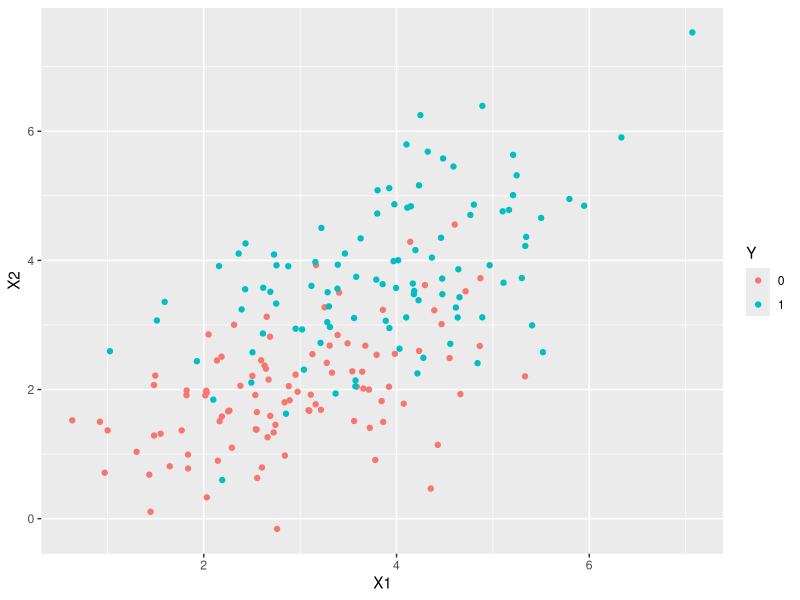
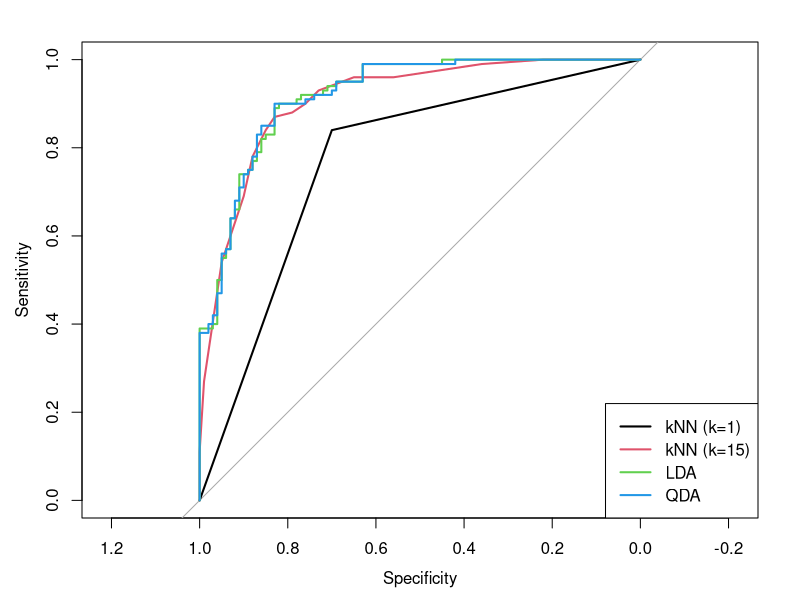
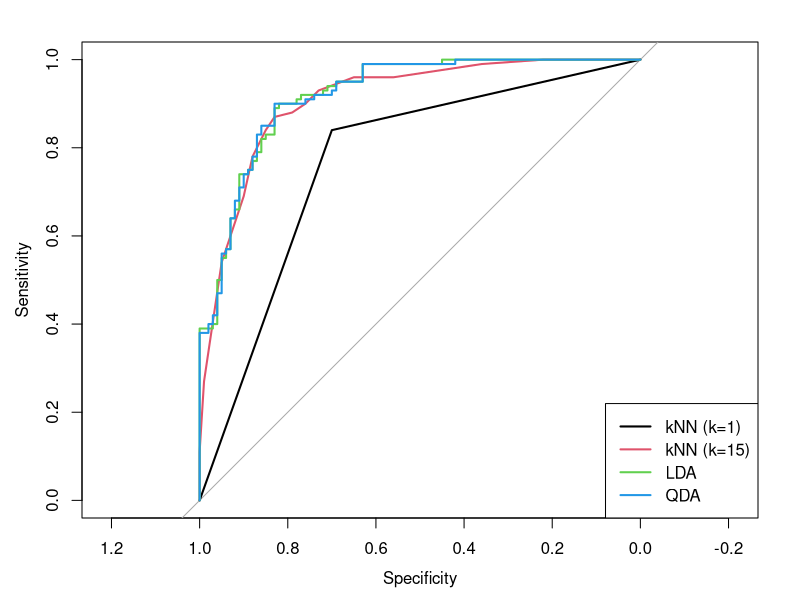
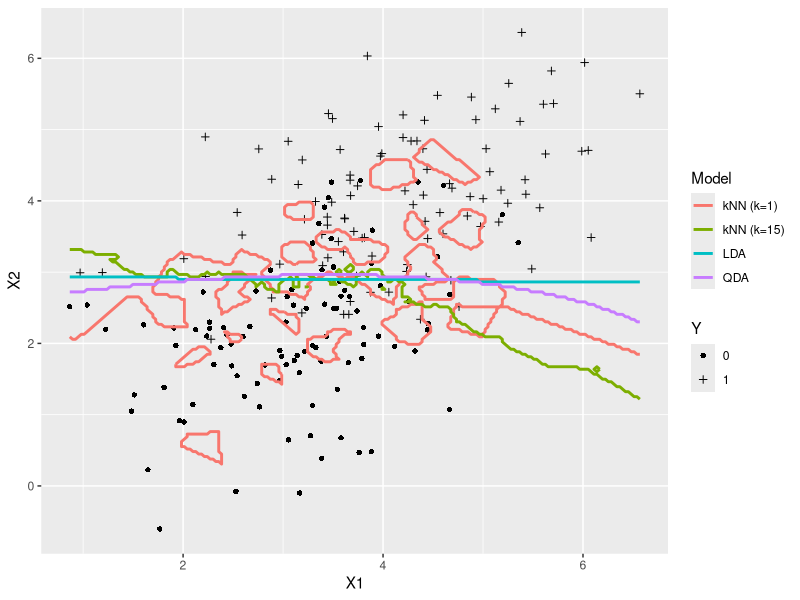

Source code (R) for these figures, in order:
## ---- chunk 1
library(tidyverse)
library(mvtnorm)
library(caret)
library(MASS)
library(pROC)
## ---- chunk 2
# Means for two classes
mu0 = c(3, 2)
mu1 = c(4, 4)
# Shared covariance matrix.
Sigma = matrix(c(1, 0.5, 0.5, 1), nrow = 2)

# Simulate 200 observations from each class and create vector of labels
set.seed(1)
sim_dat = data.frame(Y = factor(rep(c(0, 1), each = 200)), 
                     rbind(mvrnorm(200, mu0, Sigma), 
                           mvrnorm(200, mu1, Sigma)))

# Take a peek at the simulated data
head(sim_dat)
## ---- chunk 3
set.seed(4)
sim_index_train = createDataPartition(y = sim_dat$Y, 
                                      times = 1, p = 0.5, list = FALSE)
sim_train_set = slice(sim_dat, sim_index_train)
sim_test_set = slice(sim_dat, -sim_index_train)
## ---- chunk 4
ggplot() +
  geom_point(aes(x = X1, y = X2, color = Y), data = sim_train_set) + 
  scale_shape_manual(values = c(16, 3))
## ---- chunk 5
fit_knn1 = knn3(Y ~ X1 + X2, data = sim_train_set, k = 1)
fit_knn15 = knn3(Y ~ X1 + X2, data = sim_train_set, k = 15)
## ---- chunk 6
probs_knn1 = predict(fit_knn1, newdata = sim_test_set)[,2]
probs_knn15 = predict(fit_knn15, newdata = sim_test_set)[,2]
## ---- chunk 7
fit_lda = lda(Y ~ X1 + X2, data = sim_train_set)
fit_qda = qda(Y ~ X1 + X2, data = sim_train_set)
## ---- chunk 8
probs_lda = predict(fit_lda, newdata = sim_test_set)$posterior[,2]
probs_qda = predict(fit_qda, newdata = sim_test_set)$posterior[,2]
## ---- chunk 9
roc_knn1 = roc(sim_test_set$Y, probs_knn1)
roc_knn15 = roc(sim_test_set$Y, probs_knn15)
roc_lda = roc(sim_test_set$Y, probs_lda)
roc_qda = roc(sim_test_set$Y, probs_qda)
## ---- chunk 10
plot(roc_knn1)
plot(roc_knn15, add = TRUE, col = 2)
plot(roc_lda, add = TRUE, col = 3)
plot(roc_qda, add = TRUE, col = 4)
legend("bottomright", 
       legend = c("kNN (k=1)", "kNN (k=15)", "LDA", "QDA"), 
       col = 1:4, lty = 1, lwd = 2)
## ---- chunk 11
auc(sim_test_set$Y, probs_knn1)
auc(sim_test_set$Y, probs_knn15)
auc(sim_test_set$Y, probs_lda)
auc(sim_test_set$Y, probs_qda)
## ---- chunk 12
roc_knn1$auc
roc_knn15$auc
roc_lda$auc
roc_qda$auc
## ---- chunk 13
# Put all of the predicted probabilities together in a single data frame
probs_all_df = data.frame(knn1 = probs_knn1, 
                          knn15 = probs_knn15, 
                          lda = probs_lda, 
                          qda = probs_qda)

# Create the "roc" object for each of the four models
roc_all = lapply(probs_all_df, function(probs){
  roc(sim_test_set$Y, probs)
})

# Plot the ROC curve for the first model
plot(roc_all[[1]])
# Plot the ROC curves for the subsequent models
invisible(sapply(2:4, function(i){
  plot(roc_all[[i]], add = TRUE, col = i)
}))
# Legend
legend("bottomright", 
       legend = c("kNN (k=1)", "kNN (k=15)", "LDA", "QDA"), 
       col = 1:4, lty = 1, lwd = 2)

# Calculate the AUC for each of the four models
sapply(probs_all_df, function(probs){
  auc(sim_test_set$Y, probs)
})
# Alternatively, extract the AUCs saved in the ROC curve objects
sapply(roc_all, function(obj){
  obj$auc
})
## ---- chunk 14
# Create a grid of X1 and X2 values that span the space of the test set
grid = expand.grid(seq(min(sim_test_set$X1), 
                       max(sim_test_set$X1), length=200), 
                   seq(min(sim_test_set$X2), 
                       max(sim_test_set$X2), length=200))
colnames(grid) = c("X1", "X2")

# Predict class labels on all values in the grid for each model
boundary_df = data.frame(
  grid, 
  knn1 = predict(fit_knn1, newdata = grid, type="class"), 
  knn15 = predict(fit_knn15, newdata = grid, type="class"), 
  lda = predict(fit_lda, newdata = grid)$class, 
  qda = predict(fit_qda, newdata = grid)$class)

# Scatterplot of test set observations
# Overlay contour plot to draw decision boundaries
boundary_df %>% gather(model, pred, c(knn1, knn15, lda, qda)) %>%
  ggplot() + 
  geom_point(aes(x = X1, y = X2, shape = Y), data = sim_test_set) + 
  stat_contour(aes(x = X1, y = X2, z = as.numeric(pred), color = model), 
               lwd = 1, breaks=c(1, 2, 3)) + 
  scale_shape_manual(values = c(16, 3)) +
  scale_color_discrete(name = "Model", 
                       labels = c("kNN (k=1)", "kNN (k=15)", "LDA", "QDA"))
